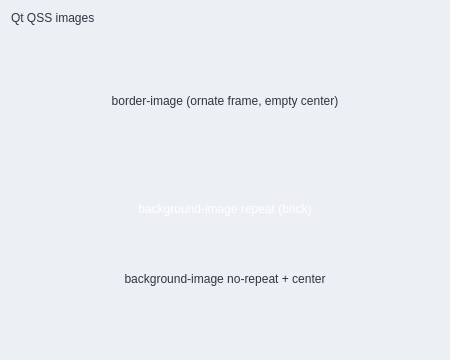
<?xml version="1.0" encoding="UTF-8"?>
<ui version="4.0"><class>Dialog</class><widget class="QDialog" name="Dialog"><property name="geometry"><rect><x>0</x><y>0</y><width>450</width><height>360</height></rect></property><property name="windowTitle"><string>#140 qss/225_border_image</string></property><property name="styleSheet"><string>
QDialog { background-color: #eceff4; }
QLabel#title { color: #2e3440; }
QLabel#framed {
  background-color: #eceff4;
  border-width: 52px;
  border-style: solid;
  border-color: transparent;
  /* user-style ornate 9-slice; transparent center (no fill image) */
  border-image: url(qss/border-frame.png) 113 113 113 113 stretch stretch;
  padding: 10px;
  color: #2e3440;
}
QLabel#tiled {
  color: #ffffff;
  padding: 8px;
  background: #d8dee9 url(qss/brick.png) repeat;
}
QLabel#once {
  color: #2e3440;
  padding: 8px;
  background: #d8dee9 url(qss/brick.png) no-repeat center;
}
</string></property><layout class="QVBoxLayout" name="verticalLayout"><property name="leftMargin"><number>11</number></property><property name="topMargin"><number>11</number></property><property name="rightMargin"><number>11</number></property><property name="bottomMargin"><number>11</number></property><property name="spacing"><number>6</number></property><item><widget class="QLabel" name="title"><property name="text"><string>Qt QSS images</string></property></widget></item><item><widget class="QLabel" name="framed"><property name="text"><string>border-image (ornate frame, empty center)</string></property><property name="sizePolicy"><sizepolicy hsizetype="Preferred" vsizetype="Fixed"><horstretch>0</horstretch><verstretch>0</verstretch></sizepolicy></property><property name="minimumSize"><size><width>0</width><height>140</height></size></property><property name="maximumSize"><size><width>16777215</width><height>140</height></size></property><property name="alignment"><set>Qt::AlignCenter</set></property></widget></item><item><widget class="QLabel" name="tiled"><property name="text"><string>background-image repeat (brick)</string></property><property name="sizePolicy"><sizepolicy hsizetype="Preferred" vsizetype="Fixed"><horstretch>0</horstretch><verstretch>0</verstretch></sizepolicy></property><property name="minimumSize"><size><width>0</width><height>64</height></size></property><property name="maximumSize"><size><width>16777215</width><height>64</height></size></property><property name="alignment"><set>Qt::AlignCenter</set></property></widget></item><item><widget class="QLabel" name="once"><property name="text"><string>background-image no-repeat + center</string></property><property name="sizePolicy"><sizepolicy hsizetype="Preferred" vsizetype="Fixed"><horstretch>0</horstretch><verstretch>0</verstretch></sizepolicy></property><property name="minimumSize"><size><width>0</width><height>64</height></size></property><property name="maximumSize"><size><width>16777215</width><height>64</height></size></property><property name="alignment"><set>Qt::AlignCenter</set></property></widget></item><item><spacer name="verticalSpacer"><property name="orientation"><enum>Qt::Orientation::Vertical</enum></property><property name="sizeHint" stdset="0"><size><width>40</width><height>20</height></size></property></spacer></item></layout></widget></ui>
